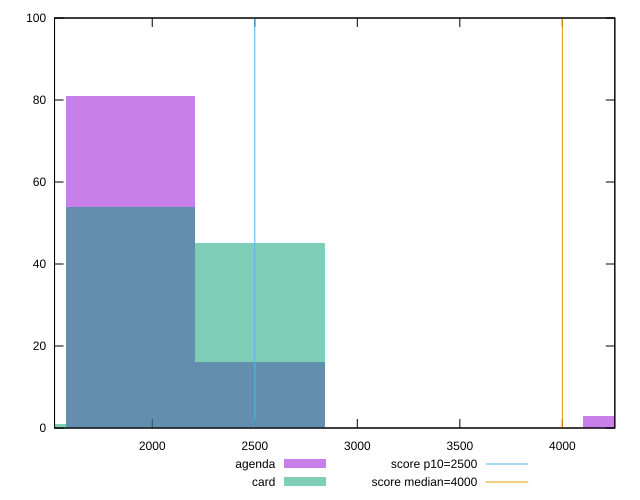

Recreate this plot in gnuplot.
reset

$agenda <<EOF
1893.569981774645 81
2524.7599756995264 16
4418.329957474171 3
EOF

$card <<EOF
1893.569981774645 54
2524.7599756995264 45
1262.3799878497632 1
EOF

set key outside below
set boxwidth 631.1899939248816
set xrange [1523.48:4255.8696]
set yrange [0:100]
set trange [0:100]
set style fill transparent solid 0.5 noborder

set parametric
set terminal svg size 640, 500 enhanced background rgb 'white'
set output "reports/report_00032_2021-02-25T10-28-15.087Z/largest-contentful-paint/comparison/histogram/1_vs_2.svg"

plot $agenda title "agenda" with boxes, \
     $card title "card" with boxes, \
     2500,t title "score p10=2500", \
     4000,t title "score median=4000"

reset
